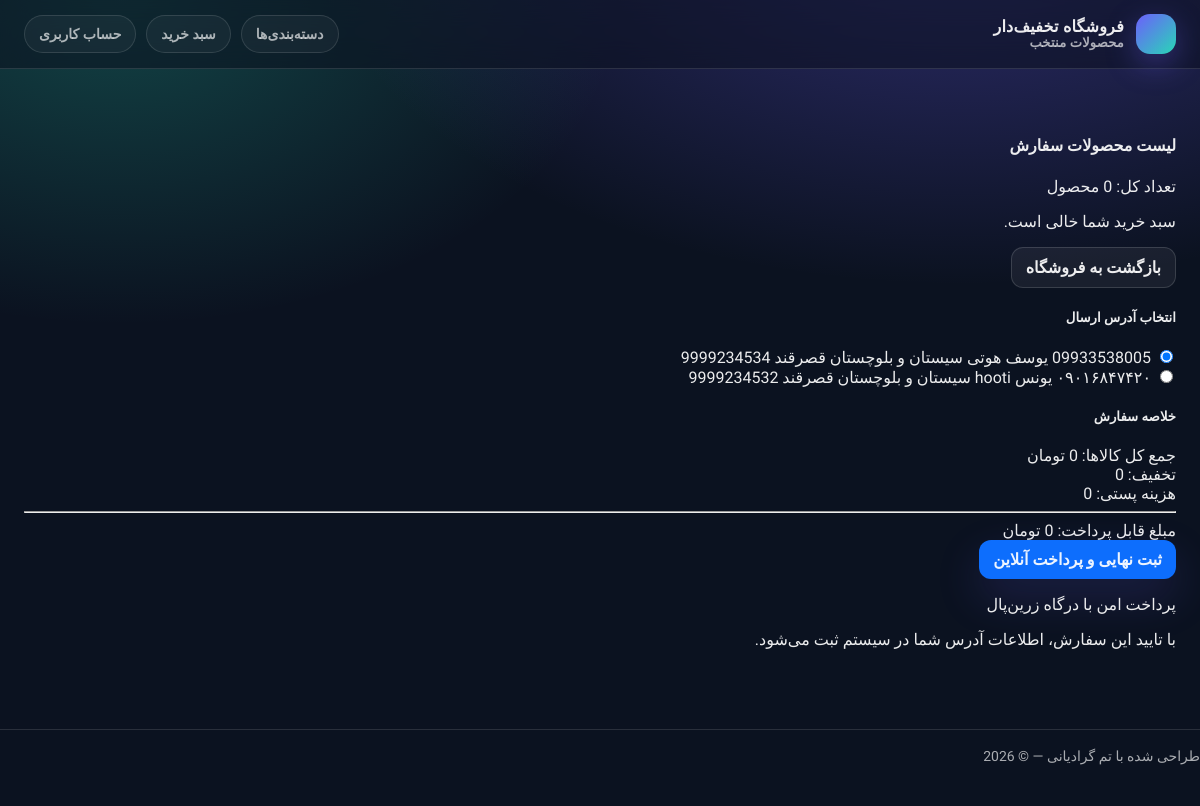
Page /order/order_create/ (signed in) on the committed database.
### account/models.py (models this page shows, shortened)
class AddressUser(models.Model):
    user = models.ForeignKey(User, on_delete=models.CASCADE, related_name='user', verbose_name="کاربر")
    phone_number = models.CharField(max_length=11, null=True, blank=True, verbose_name="شماره")
    first_name = models.CharField(max_length=55, verbose_name='اسم', null=True, blank=True)
    last_name = models.CharField(max_length=55, verbose_name='فامیل', null=True, blank=True)
    province = models.CharField(max_length=255, null=True, blank=True, verbose_name="استان")
    city = models.CharField(max_length=255, null=True, blank=True, verbose_name="شهر")
    cod_post = models.CharField(max_length=10, null=True, blank=True, verbose_name="کد پستی")
    created_at = models.DateTimeField(auto_now_add=True)
    updated_at = models.DateTimeField(auto_now=True)
    class Meta:
        ordering = ['-created_at']
        indexes = [
            models.Index(fields=["-created_at"]),
        ]

### order/views.py (the view, shortened to what this page needs)
# urls.py: path('order_create/', views.OrderCreateView.as_view(), name='order_create'),
class OrderCreateView(LoginRequiredMixin, View):
    def get(self, request):
        try:
            cart = Cart(request)
            address_user = AddressUser.objects.filter(user=request.user)
            return render(request, 'order/checkout.html',
                          {'cart': cart, 'address_user': address_user, 'quantity': len(cart.cart)})
        except AddressUser.DoesNotExist:
            logging.error("مشکل در ارسال  اطلاعت",exc_info=True)
            raise Exception("مشکل در ارسال  اطلاعت")

### cart/cart.py (called while the page is built, shortened)
    def total_price(self):
        total = []
        for i, j in self.cart.items():
            total.append(int(j['old_price']) * int(j['quantity']))
        return sum(total)

    def total_price_next_discount(self):
        total = []
        for i, j in self.cart.items():
            product_d = self.product_discount(i)
            total.append(product_d[0].price * j['quantity'])
        return sum(total)

    def discount_amount(self):
        return self.total_price() - self.total_price_next_discount()

    def price_post(self):
        total = 0
        weight = 0
        for i, j in self.cart.items():
            weight += j['weight'] * j['quantity']
        if weight == 0:
            pass
        elif weight <= 100:
            total += 20000
        elif weight <= 1000:
            total += 50000
        elif weight <= 5000:
            total += 100000
        elif weight <= 10000:
            total += 200000
        else:
            total += 500000
        return total

    def all_total_price(self):
        return self.total_price_next_discount() + self.price_post()

    def __iter__(self):
        product_ids = self.cart.keys()
        products = Product.objects.filter(id__in=product_ids)
        products_discount_list = discount_products(list(products))
        products_map = {str(p.id): p for p in products_discount_list}
        cart_copy = self.cart.copy()

### cart/context_processors.py (called while the page is built)
def cart(request):
    return {'cart': Cart(request)}

### coupon/views.py (called while the page is built, shortened)
def discount_products(list_product):
    current_time = timezone.now()
    discounts = Discount.objects.filter(
        is_active=True,
        start_date__lte=current_time,
        end_date__gte=current_time,
    )
    global_discount = discounts.filter(apply_to='all')
    if global_discount:
        discounts = global_discount
    else:
        discounts = discounts.exclude(apply_to='all')
    list_product_discount = []
    if list_product_discount:
        return list_product_discount
    return list_product

### order/templates/order/checkout.html (shortened to what this page needs)
{% extends 'parent/base.html' %}
{% load static %}
{% block content %}
<div class="container py-5">
    <form method="POST" action="{% url 'order:order_create' %}">
        <div class="row g-4">
            <div class="col-lg-8">
                <div class="d-flex align-items-center justify-content-between mb-4">
                    <h4 class="fw-bold mb-0 text-dark">لیست محصولات سفارش</h4>
                    <span class="badge bg-light text-dark border px-3 py-2">
                        تعداد کل: {{ quantity }} محصول
                    </span>
                </div>
                <div class="card border-0 shadow-sm rounded-4 mb-4">
                    <div class="card-body p-0">
                        {% for item in cart %}
                        <div class="d-flex align-items-center p-3 border-bottom">
                            <div class="flex-shrink-0">
                                <img src="{{ item.product.images.first.image.url }}"
                                     alt="{{ item.product.name }}"
                                     class="rounded-3"
                                     style="width:80px;height:80px;object-fit:cover;">
                            </div>
                            <div class="flex-grow-1 ms-3">
                                <h6 class="mb-1 fw-bold text-dark">
                                    {{ item.product.name }}
                                </h6>
                                <p class="text-muted small mb-0">
                                    تعداد: {{ item.quantity }}
                                </p>
                            </div>
                            <div class="text-end">
                                <span class="fw-bold text-primary">
                                    {{ item.price|floatformat:0 }}
                                    <small>تومان</small>
                                </span>
                            </div>
                        </div>
                        {% empty %}
                        <div class="text-center p-5">
                            <p class="text-muted">
                                سبد خرید شما خالی است.
                            </p>
                            <a href="{% url 'catalog:product_list' %}"
                               class="btn btn-outline-primary btn-sm">
                                بازگشت به فروشگاه
                            </a>
                        </div>
                        {% endfor %}
                    </div>
                </div>
                <div class="card border-0 shadow-sm rounded-4">
                    <div class="card-body p-4">
                        <h5 class="fw-bold mb-4">
                            انتخاب آدرس ارسال
                        </h5>
                        {% for address in address_user %}
                        <div class="form-check mb-3">
                            <input
                                    class="form-check-input"
                                    type="radio"
                                    name="address_id"
                                    id="address{{ address.id }}"
                                    value="{{ address.id }}"
                                    {% if forloop.first %}checked{% endif %}
                            >
                            <label class="form-check-label fw-medium"
                                   for="address{{ address.id }}">
                                {{ address.phone_number }}
                                {{ address.first_name }}
                                {{ address.last_name }}
                                {{ address.province }}
                                {{ address.city }}
                                {{ address.cod_post }}
                            </label>
                        </div>
                        {% empty %}
                        <div class="alert alert-warning">
                            هنوز هیچ آدرسی ثبت نکرده‌اید.
                        </div>
                        {% endfor %}
                    </div>
                </div>
            </div>
            <div class="col-lg-4">
                <div class="sticky-top" style="top:2rem;">
                    <div class="card border-0 shadow-sm rounded-4 bg-light">
                        <div class="card-body p-4">
                            <h5 class="fw-bold mb-4 text-dark">
                                خلاصه سفارش
                            </h5>
                            <div class="d-flex justify-content-between mb-3">
                                <span class="text-muted">
                                    جمع کل کالاها:
                                </span>
                                <span class="fw-medium">
                                    {{ cart.total_price_next_discount|floatformat:0 }}
                                    تومان
                                </span>
                            </div>
                            <div class="d-flex justify-content-between mb-3">
                                <span class="text-muted">
                                    تخفیف:
                                    {{ cart.discount_amount|floatformat:0 }}
                                </span>
                            </div>
                            <div class="d-flex justify-content-between mb-3">
                                <span class="text-muted">
                                    هزینه پستی:
                                    {{ cart.price_post|floatformat:0 }}
                                </span>
                            </div>
                            <hr class="my-4">
                            <div class="d-flex justify-content-between mb-4">
                                <span class="h5 fw-bold text-dark">
                                    مبلغ قابل پرداخت:
                                </span>
                                <span class="h5 fw-bold text-primary">
                                    {{ cart.all_total_price|floatformat:0 }}
                                    تومان
                                </span>
                            </div>
                            <a href="{% url 'payment:request' %}"
                                    type="submit"
                                    class="btn btn-primary w-100 py-3 fw-bold rounded-3 shadow-sm">
                                ثبت نهایی و پرداخت آنلاین
                            </a>
                            <div class="mt-4 text-center">
                                <p class="small text-muted mb-0">
                                    پرداخت امن با درگاه زرین‌پال
                                </p>
                            </div>
                        </div>
                    </div>
                    <div class="mt-3 p-3 bg-info bg-opacity-10 rounded-3 border border-info border-opacity-25">
                        <p class="small text-info mb-0">
                            با تایید این سفارش، اطلاعات آدرس شما در سیستم ثبت می‌شود.
                        </p>
                    </div>
                </div>
            </div>
        </div>
    </form>
</div>
{% endblock %}

### catalog/templates/parent/base.html (style rules this page uses)
:root { --bg: #0b1220; --card: rgba(255,255,255,.06); --card2: rgba(255,255,255,.09); --text: rgba(255,255,255,.92); --muted: rgba(255,255,255,.65); --border: rgba(255,255,255,.12); --primary: #6d5efc; --primary2: #28d7b6; --danger: #ff4d6d; --shadow: 0 18px 60px rgba(0,0,0,.35); --radius: 18px; }
* { box-sizing: border-box; }
body { margin:0; font-family:"Vazirmatn", system-ui, -apple-system, Segoe UI, Roboto, Arial; background: radial-gradient(1200px 700px at 80% -100px, rgba(109,94,252,.38), transparent 55%), radial-gradient(1000px 650px at 10% 0px, rgba(40,215,182,.25), transparent 50%), var(--bg); color: var(--text); }
a { color: inherit; text-decoration: none; }
.container { width: min(1200px, 100%); margin: 0 auto; padding: 24px; }
.btn { display:inline-flex; align-items:center; justify-content:center; padding: 10px 14px; border-radius: 12px; border: 1px solid rgba(255,255,255,.14); background: rgba(255,255,255,.06); color: var(--text); font-weight: 700; transition: .2s; cursor:pointer; }
.btn-primary { border-color: rgba(109,94,252,.55); background: linear-gradient(135deg, rgba(109,94,252,.95), rgba(40,215,182,.35)); box-shadow: 0 18px 45px rgba(109,94,252,.18); }

### order/templates/order/checkout.html (style rules this page uses)
.card { transition:transform .2s ease; }
.btn-primary { background:#0d6efd; border:none; }
.form-check-input:checked { background:#0d6efd; border-color:#0d6efd; }
body { direction:rtl; text-align:right; }

### rows in the picture
AddressUser: phone_number "09933538005", first_name "یوسف", last_name "هوتی", province "سیستان و بلوچستان", city "قصرقند", cod_post "9999234534"
AddressUser: first_name "یونس", province "سیستان و بلوچستان", city "قصرقند", cod_post "9999234532"

### other values in the picture
{{ cart.total_price_next_discount|floatformat:0 }} "0"
{{ cart.discount_amount|floatformat:0 }} "0"
{{ cart.price_post|floatformat:0 }} "0"
{{ cart.all_total_price|floatformat:0 }} "0"
